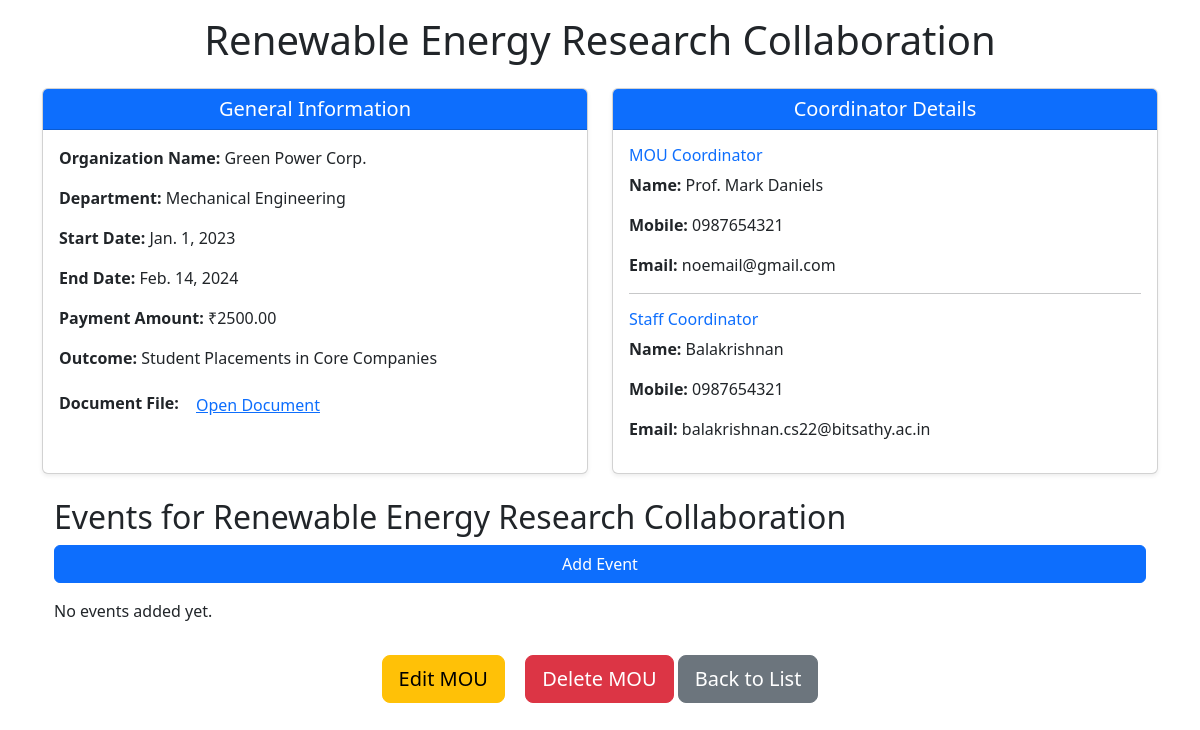
Page /view/2/ on the committed database.
### mou/models.py (models this page shows, shortened)
class MOU(models.Model):
    title = models.CharField(max_length=255)
    organization_name = models.CharField(max_length=255, blank=True, null=True)
    department_choices = [
        ('cse', 'Computer Science and Engineering'),
        ('it', 'Information Technology'),
        ('ece', 'Electronics and Communication Engineering'),
        ('mech', 'Mechanical Engineering'),
        ('civil', 'Civil Engineering'),
    ]
    department = models.ManyToManyField('Department', related_name='mous')
    start_date = models.DateField()
    end_date = models.DateField()
    document = models.FileField(upload_to='mou_documents/', blank=True, null=True)
    status_choices = [
        ('draft', 'Draft'),
        ('active', 'Active'),
        ('expired', 'Expired'),
    ]
    status = models.CharField(max_length=20, choices=status_choices, default='draft')
    mou_coordinator_name = models.CharField(max_length=100, blank=True, null=True)
    mou_coordinator_mobile = models.CharField(max_length=15, blank=True, null=True)
    mou_coordinator_email = models.EmailField(blank=True, null=True)
    staff_coordinator_name = models.CharField(max_length=100, blank=True, null=True)
    staff_coordinator_mobile = models.CharField(max_length=15, blank=True, null=True)
    staff_coordinator_email = models.EmailField(blank=True, null=True)
    outcome_choices = [
        ('placement', 'Placement'),
        ('iv', 'Industrial Visit'),
        ('workshop', 'Workshop'),
        ('research', 'Research Collaboration'),
        ('internship', 'Internship'),
    ]
    outcome = models.ManyToManyField(Outcome, related_name='mous')
    payment_paid = models.DecimalField(max_digits=10, decimal_places=2, default=0.00)

class Department(models.Model):
    code = models.CharField(max_length=10, unique=True)
    name = models.CharField(max_length=100)

class Outcome(models.Model):
    code = models.CharField(max_length=10, unique=True)
    name = models.CharField(max_length=100)

### mou/views.py (the view)
# urls.py: path('view/<int:mou_id>/', views.view_mou, name='view_mou'),
def view_mou(request, mou_id):
    mou = get_object_or_404(MOU.objects.prefetch_related('department', 'outcome'), id=mou_id)
    events = mou.events.all()
    department = ', '.join([dept.name for dept in mou.department.all()])
    outcome = ', '.join([out.name for out in mou.outcome.all()])
    return render(request, 'mou/view_mou.html', {
        'mou': mou,
        'events': events,
        'department': department,
        'outcome': outcome,
    })

### mou/templates/mou/view_mou.html (shortened to what this page needs)
<!DOCTYPE html>
<html lang="en">
<head>
    <link href="https://cdn.jsdelivr.net/npm/bootstrap@5.3.0/dist/css/bootstrap.min.css" rel="stylesheet">
</head>
<body>
    <div class="container mt-3">
        <div class="text-center mb-3">
            <h1>{{ mou.title }}</h1>
        </div>
        <div class="content row">
            <div class="col-md-6">
                <div class="card shadow-sm h-100">
                    <div class="card-header bg-primary text-white text-center">
                        <h5 class="mb-0">General Information</h5>
                    </div>
                    <div class="card-body">
                        <p><strong>Organization Name:</strong> {{ mou.organization_name }}</p>
                        <p><strong>Department:</strong> {{ department }}</p>
                        <p><strong>Start Date:</strong> {{ mou.start_date }}</p>
                        <p><strong>End Date:</strong> {{ mou.end_date }}</p>
                        <p><strong>Payment Amount:</strong> ₹{{ mou.payment_paid }}</p>
                        <p><strong>Outcome:</strong> {{ outcome }}</p>
                        <p>
                            <strong>Document File:</strong>
                            {% if mou.document %}
                            <a href="{{ mou.document.url }}" target="_blank" class="btn btn-link">Open Document</a>
                            {% else %}
                                <span class="text-muted">No document uploaded</span>
                            {% endif %}
                        </p>
                    </div>
                </div>
            </div>
            <div class="col-md-6">
                <div class="card shadow-sm h-100">
                    <div class="card-header bg-primary text-white text-center">
                        <h5 class="mb-0">Coordinator Details</h5>
                    </div>
                    <div class="card-body">
                        <h6 class="text-primary">MOU Coordinator</h6>
                        <p><strong>Name:</strong> {{ mou.mou_coordinator_name }}</p>
                        <p><strong>Mobile:</strong> {{ mou.mou_coordinator_mobile }}</p>
                        <p><strong>Email:</strong> {{ mou.mou_coordinator_email }}</p>
                        <hr>
                        <h6 class="text-primary">Staff Coordinator</h6>
                        <p><strong>Name:</strong> {{ mou.staff_coordinator_name }}</p>
                        <p><strong>Mobile:</strong> {{ mou.staff_coordinator_mobile }}</p>
                        <p><strong>Email:</strong> {{ mou.staff_coordinator_email }}</p>
                    </div>
                </div>
            </div>
        </div>
        <div class="container mt-4">
            <h2>Events for {{ mou.title }}</h2>
            <a href="{% url 'add_event' mou.id %}" class="btn btn-primary mb-3">Add Event</a>
            {% if events %}
                <table class="table table-striped">
                    <thead>
                        <tr>
                            <th>Title</th>
                            <th>Description</th>
                            <th>Date</th>
                            <th>Status</th>
                            <th>Actions</th>
                        </tr>
                    </thead>
                    <tbody>
                        {% for event in events %}
                            <tr>
                                <td>{{ event.title }}</td>
                                <td>{{ event.description }}</td>
                                <td>{{ event.date }}</td>
                                <td>{{ event.status }}</td>
                                <td>
                                    <a href="{% url 'edit_event' event.id %}" class="btn btn-warning btn-sm">Edit</a>
                                    <a href="{% url 'delete_event' event.id %}" class="btn btn-danger btn-sm" onclick="return confirm('Are you sure you want to delete this event?')">Delete</a>
                                </td>
                            </tr>
                        {% endfor %}
                    </tbody>
                </table>
            {% else %}
                <p>No events added yet.</p>
            {% endif %}
        </div>
        <div class="text-center mt-3">
            <a href="{% url 'edit_mou' mou.id %}" class="btn btn-warning btn-lg me-3">Edit MOU</a>
            <a href="{% url 'delete_mou' mou.id %}" class="btn btn-danger btn-lg" onclick="return confirm('Are you sure you want to delete this MOU?')">Delete MOU</a>
            <a href="{% url 'mou_list' %}" class="btn btn-secondary btn-lg">Back to List</a>
        </div>
    </div>
</body>
</html>

### mou/templates/mou/view_mou.html (style rules this page uses)
body, html { height: 100%; }
.container { height: 80%; display: flex; flex-direction: column; }
.content { flex-grow: 1; }

### rows in the picture
MOU: title "Renewable Energy Research Collaboration", organization_name "Green Power Corp.", start_date "Jan. 1, 2023", end_date "Feb. 14, 2024", payment_paid "2500.00", mou_coordinator_name "Prof. Mark Daniels", mou_coordinator_mobile "0987654321", mou_coordinator_email "noemail@gmail.com", staff_coordinator_name "Balakrishnan", staff_coordinator_mobile "0987654321", staff_coordinator_email "balakrishnan.cs22@bitsathy.ac.in"
Department: name "Mechanical Engineering"
Outcome: name "Student Placements in Core Companies"
